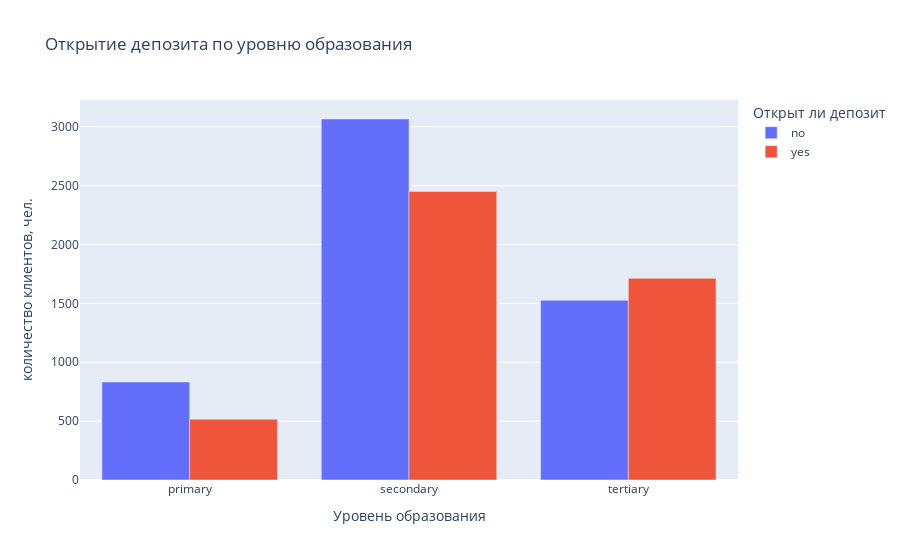

The notebook cell this image was saved under:
### Code cell
# постройте визуализации для открывших и неоткрывших депозит в зависимости от образования
bar_data= df_cleaned.groupby(
    by='education',
    as_index=False
)['deposit'].value_counts()

fig = px.bar(
    data_frame=bar_data,
    x="education", 
    y="count", 
    color="deposit",
    labels={'deposit':'Открыт ли депозит', 'count':'количество клиентов, чел.', 'education':'Уровень образования'},
    barmode="group",
    orientation='v',
    title='Открытие депозита по уровню образования'
);

fig.show()

### Figure 1 — Plotly figure (JSON) as saved in the notebook; plotly's stock layout.template omitted (floating-point values rounded to 4 significant figures)
{"data": [{"alignmentgroup": "True", "hovertemplate": "Открыт ли депозит=no<br>Уровень образования=%{x}<br>количество клиентов, чел.=%{y}<extra></extra>", "legendgroup": "no", "marker": {"color": "#636efa", "pattern": {"shape": ""}}, "name": "no", "offsetgroup": "no", "orientation": "v", "showlegend": true, "textposition": "auto", "type": "bar", "x": ["primary", "secondary", "tertiary"], "xaxis": "x", "y": [832, 3066, 1526], "yaxis": "y"}, {"alignmentgroup": "True", "hovertemplate": "Открыт ли депозит=yes<br>Уровень образования=%{x}<br>количество клиентов, чел.=%{y}<extra></extra>", "legendgroup": "yes", "marker": {"color": "#EF553B", "pattern": {"shape": ""}}, "name": "yes", "offsetgroup": "yes", "orientation": "v", "showlegend": true, "textposition": "auto", "type": "bar", "x": ["primary", "secondary", "tertiary"], "xaxis": "x", "y": [517, 2451, 1713], "yaxis": "y"}], "layout": {"barmode": "group", "legend": {"title": {"text": "Открыт ли депозит"}, "tracegroupgap": 0}, "title": {"text": "Открытие депозита по уровню образования"}, "xaxis": {"anchor": "y", "domain": [0, 1], "title": {"text": "Уровень образования"}}, "yaxis": {"anchor": "x", "domain": [0, 1], "title": {"text": "количество клиентов, чел."}}}}
